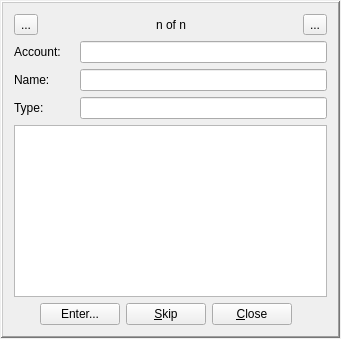
<?xml version="1.0" encoding="UTF-8"?>
<ui version="4.0">
 <class>KMyMoneyBriefSchedule</class>
 <widget class="QWidget" name="KMyMoneyBriefSchedule">
  <property name="geometry">
   <rect>
    <x>0</x>
    <y>0</y>
    <width>341</width>
    <height>339</height>
   </rect>
  </property>
  <property name="windowTitle">
   <string>Schedules</string>
  </property>
  <layout class="QVBoxLayout">
   <property name="spacing">
    <number>6</number>
   </property>
   <property name="leftMargin">
    <number>1</number>
   </property>
   <property name="topMargin">
    <number>1</number>
   </property>
   <property name="rightMargin">
    <number>1</number>
   </property>
   <property name="bottomMargin">
    <number>1</number>
   </property>
   <item>
    <widget class="QFrame" name="frame3">
     <property name="frameShape">
      <enum>QFrame::WinPanel</enum>
     </property>
     <property name="frameShadow">
      <enum>QFrame::Raised</enum>
     </property>
     <property name="lineWidth">
      <number>2</number>
     </property>
     <property name="midLineWidth">
      <number>100</number>
     </property>
     <layout class="QVBoxLayout">
      <property name="spacing">
       <number>6</number>
      </property>
      <property name="leftMargin">
       <number>11</number>
      </property>
      <property name="topMargin">
       <number>11</number>
      </property>
      <property name="rightMargin">
       <number>11</number>
      </property>
      <property name="bottomMargin">
       <number>11</number>
      </property>
      <item>
       <layout class="QHBoxLayout">
        <property name="spacing">
         <number>6</number>
        </property>
        <property name="leftMargin">
         <number>0</number>
        </property>
        <property name="topMargin">
         <number>0</number>
        </property>
        <property name="rightMargin">
         <number>0</number>
        </property>
        <property name="bottomMargin">
         <number>0</number>
        </property>
        <item>
         <widget class="QToolButton" name="m_prevButton">
          <property name="text">
           <string>...</string>
          </property>
         </widget>
        </item>
        <item>
         <spacer name="spacer1">
          <property name="orientation">
           <enum>Qt::Horizontal</enum>
          </property>
          <property name="sizeType">
           <enum>QSizePolicy::Expanding</enum>
          </property>
          <property name="sizeHint" stdset="0">
           <size>
            <width>40</width>
            <height>0</height>
           </size>
          </property>
         </spacer>
        </item>
        <item>
         <widget class="QLabel" name="m_indexLabel">
          <property name="text">
           <string>n of n</string>
          </property>
          <property name="wordWrap">
           <bool>false</bool>
          </property>
         </widget>
        </item>
        <item>
         <spacer name="spacer2">
          <property name="orientation">
           <enum>Qt::Horizontal</enum>
          </property>
          <property name="sizeType">
           <enum>QSizePolicy::Expanding</enum>
          </property>
          <property name="sizeHint" stdset="0">
           <size>
            <width>70</width>
            <height>0</height>
           </size>
          </property>
         </spacer>
        </item>
        <item>
         <widget class="QToolButton" name="m_nextButton">
          <property name="text">
           <string>...</string>
          </property>
         </widget>
        </item>
       </layout>
      </item>
      <item>
       <layout class="QGridLayout">
        <item row="1" column="0">
         <widget class="QLabel" name="textLabel1">
          <property name="minimumSize">
           <size>
            <width>60</width>
            <height>0</height>
           </size>
          </property>
          <property name="maximumSize">
           <size>
            <width>60</width>
            <height>32767</height>
           </size>
          </property>
          <property name="text">
           <string comment="@label name of the schedule">Name:</string>
          </property>
          <property name="wordWrap">
           <bool>false</bool>
          </property>
         </widget>
        </item>
        <item row="2" column="0">
         <widget class="QLabel" name="textLabel2">
          <property name="minimumSize">
           <size>
            <width>60</width>
            <height>0</height>
           </size>
          </property>
          <property name="maximumSize">
           <size>
            <width>60</width>
            <height>32767</height>
           </size>
          </property>
          <property name="text">
           <string>Type:</string>
          </property>
          <property name="wordWrap">
           <bool>false</bool>
          </property>
         </widget>
        </item>
        <item row="1" column="1">
         <widget class="KLineEdit" name="m_name">
          <property name="enabled">
           <bool>true</bool>
          </property>
          <property name="readOnly">
           <bool>true</bool>
          </property>
         </widget>
        </item>
        <item row="0" column="1">
         <widget class="KLineEdit" name="m_account">
          <property name="enabled">
           <bool>true</bool>
          </property>
          <property name="readOnly">
           <bool>true</bool>
          </property>
         </widget>
        </item>
        <item row="2" column="1">
         <widget class="KLineEdit" name="m_type">
          <property name="enabled">
           <bool>true</bool>
          </property>
          <property name="readOnly">
           <bool>true</bool>
          </property>
         </widget>
        </item>
        <item row="0" column="0">
         <widget class="QLabel" name="textLabel1_2">
          <property name="sizePolicy">
           <sizepolicy hsizetype="Fixed" vsizetype="Preferred">
            <horstretch>0</horstretch>
            <verstretch>0</verstretch>
           </sizepolicy>
          </property>
          <property name="minimumSize">
           <size>
            <width>60</width>
            <height>0</height>
           </size>
          </property>
          <property name="text">
           <string>Account:</string>
          </property>
          <property name="wordWrap">
           <bool>false</bool>
          </property>
         </widget>
        </item>
       </layout>
      </item>
      <item>
       <widget class="KTextEdit" name="m_details">
        <property name="enabled">
         <bool>true</bool>
        </property>
        <property name="readOnly">
         <bool>true</bool>
        </property>
        <property name="text" stdset="0">
         <string>1</string>
        </property>
       </widget>
      </item>
      <item>
       <layout class="QHBoxLayout">
        <property name="spacing">
         <number>6</number>
        </property>
        <property name="leftMargin">
         <number>0</number>
        </property>
        <property name="topMargin">
         <number>0</number>
        </property>
        <property name="rightMargin">
         <number>0</number>
        </property>
        <property name="bottomMargin">
         <number>0</number>
        </property>
        <item>
         <spacer name="Spacer3">
          <property name="orientation">
           <enum>Qt::Horizontal</enum>
          </property>
          <property name="sizeType">
           <enum>QSizePolicy::Expanding</enum>
          </property>
          <property name="sizeHint" stdset="0">
           <size>
            <width>35</width>
            <height>0</height>
           </size>
          </property>
         </spacer>
        </item>
        <item>
         <layout class="QHBoxLayout">
          <property name="spacing">
           <number>6</number>
          </property>
          <property name="leftMargin">
           <number>0</number>
          </property>
          <property name="topMargin">
           <number>0</number>
          </property>
          <property name="rightMargin">
           <number>0</number>
          </property>
          <property name="bottomMargin">
           <number>0</number>
          </property>
          <item>
           <widget class="QPushButton" name="m_buttonEnter">
            <property name="toolTip">
             <string>Record this transaction into the register</string>
            </property>
            <property name="whatsThis">
             <string>Use this button to record this transaction</string>
            </property>
            <property name="text">
             <string>Enter...</string>
            </property>
           </widget>
          </item>
          <item>
           <widget class="QPushButton" name="m_skipButton">
            <property name="toolTip">
             <string>Skip this transaction</string>
            </property>
            <property name="whatsThis">
             <string>Use this button to skip this transaction</string>
            </property>
            <property name="text">
             <string>&amp;Skip</string>
            </property>
           </widget>
          </item>
          <item>
           <widget class="QPushButton" name="m_closeButton">
            <property name="text">
             <string>&amp;Close</string>
            </property>
            <property name="stdItem" stdset="0">
             <number>13</number>
            </property>
           </widget>
          </item>
         </layout>
        </item>
        <item>
         <spacer name="Spacer4">
          <property name="orientation">
           <enum>Qt::Horizontal</enum>
          </property>
          <property name="sizeType">
           <enum>QSizePolicy::Expanding</enum>
          </property>
          <property name="sizeHint" stdset="0">
           <size>
            <width>43</width>
            <height>0</height>
           </size>
          </property>
         </spacer>
        </item>
       </layout>
      </item>
     </layout>
    </widget>
   </item>
  </layout>
 </widget>
 <layoutdefault spacing="6" margin="11"/>
 <customwidgets>
  <customwidget>
   <class>KLineEdit</class>
   <extends>QLineEdit</extends>
   <header>klineedit.h</header>
  </customwidget>
  <customwidget>
   <class>KTextEdit</class>
   <extends>QTextEdit</extends>
   <header>ktextedit.h</header>
  </customwidget>
 </customwidgets>
 <resources/>
 <connections/>
</ui>
